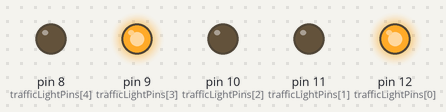
This sketch was run on a simulated Arduino Uno, built with avr-gcc and run on an emulated ATmega328P. On the bench: output pins drawn as LEDs (lit = HIGH).

Above: at 0.5 s.
At 2.5 s:
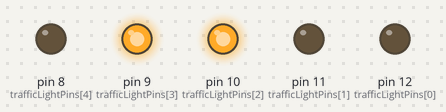
At 3.5 s:
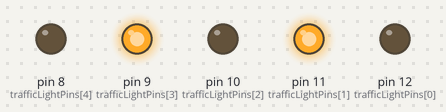
At 5.5 s:
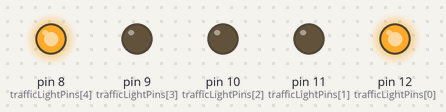
At 8.5 s:
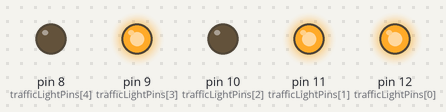
Timing chart, 0 to 9.1 s (numbered marks = the images above):
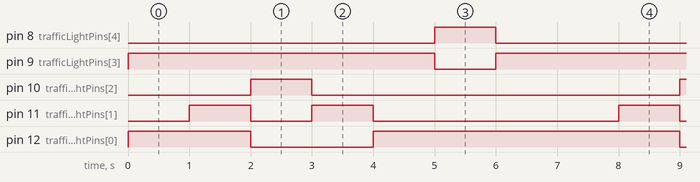

Measured:
- by itself, pin 8 (trafficLightPins[4]), pin 10 (trafficLightPins[2]): alternates HIGH for 1.0 s and LOW for 6.0 s
- by itself, pin 9 (trafficLightPins[3]): repeats every 7.0 s: LOW 1.0 s, HIGH 6.0 s
- by itself, pin 11 (trafficLightPins[1]): repeats every 7.0 s: LOW 1.0 s, HIGH 1.0 s, LOW 4.0 s, HIGH 1.0 s
- by itself, pin 12 (trafficLightPins[0]): repeats every 7.0 s: LOW 2.0 s, HIGH 5.0 s

The sketch:

traffic-light-2.ino
```cpp
// (licence header left out)
/**
  @desc build an array for the light pins
        pins 12,11,10 are car light pins red, yellow, green
        pins 9, 8 are pedestrian lights red, green
*/

// traffic light pins
const byte NUMBER_OF_TRAFFIC_LIGHTS = 5;
byte trafficLightPins[NUMBER_OF_TRAFFIC_LIGHTS] = {12, 11, 10, 9, 8};

// traffic light states
// car: red, red/yellow, green, yellow, red
// pedestrian: green, red
const byte NUMBER_OF_TRAFFIC_LIGHT_STATES = 7;
byte redForCarStates[NUMBER_OF_TRAFFIC_LIGHT_STATES]          = {HIGH, HIGH, LOW,  LOW,  HIGH, HIGH, HIGH};
byte yellowForCarStates[NUMBER_OF_TRAFFIC_LIGHT_STATES]       = {LOW,  HIGH, LOW,  HIGH, LOW,  LOW,  LOW };
byte greenForCarStates[NUMBER_OF_TRAFFIC_LIGHT_STATES]        = {LOW,  LOW,  HIGH, LOW,  LOW,  LOW,  LOW };
byte redForPedestrianStates[NUMBER_OF_TRAFFIC_LIGHT_STATES]   = {HIGH, HIGH, HIGH, HIGH, HIGH, LOW,  HIGH};
byte greenForPedestrianStates[NUMBER_OF_TRAFFIC_LIGHT_STATES] = {LOW,  LOW,  LOW,  LOW,  LOW,  HIGH, LOW };

// the button pin (a digital pin)
const byte BUTTON = 2;

void setup() {
  /**
     @name setup
     @desc the setup function runs once when the board is started by
           pressing the reset button or empower the board.
           While setting up, pins and the Serial port can be configured.
  */

  /* @desc setting up the serial port
           115200 is the baudrate
  */
  Serial.begin(115200);

  /* @desc Initialize all pins.
           loop over the pins to set them as output.
           the condition NUMBER_OF_TRAFFIC_LIGHTS is a constant,
           configuredin the declaration bloch at the beginning.
  */
  for (byte i = 0; i < NUMBER_OF_TRAFFIC_LIGHTS; i += 1) {
    pinMode(trafficLightPins[i], OUTPUT);
  }

  pinMode(BUTTON, INPUT);
}

void loop() {
  /**
     @name loop
     @desc the loop function runs over and over again forever. It will
           runs the process while, the board has power.
  */

  /* @desc looping through the traffic light states.
           and use them almost generecly as LOW/HIGH value
           within the different traffic light pins.
  */
  for (byte i = 0; i < NUMBER_OF_TRAFFIC_LIGHT_STATES; i += 1) {
    digitalWrite(trafficLightPins[0], redForCarStates[i]);
    digitalWrite(trafficLightPins[1], yellowForCarStates[i]);
    digitalWrite(trafficLightPins[2], greenForCarStates[i]);
    digitalWrite(trafficLightPins[3], redForPedestrianStates[i]);
    digitalWrite(trafficLightPins[4], greenForPedestrianStates[i]);

    delay(1000);
  }
}
```
